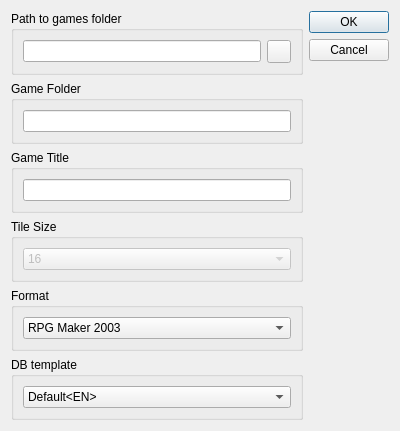
<?xml version="1.0" encoding="UTF-8"?>
<ui version="4.0">
 <class>NewProjectDialog</class>
 <widget class="QDialog" name="NewProjectDialog">
  <property name="geometry">
   <rect>
    <x>0</x>
    <y>0</y>
    <width>400</width>
    <height>320</height>
   </rect>
  </property>
  <property name="minimumSize">
   <size>
    <width>400</width>
    <height>320</height>
   </size>
  </property>
  <property name="maximumSize">
   <size>
    <width>400</width>
    <height>320</height>
   </size>
  </property>
  <property name="windowTitle">
   <string>Create new Project</string>
  </property>
  <layout class="QHBoxLayout" name="horizontalLayout_4">
   <property name="sizeConstraint">
    <enum>QLayout::SetMinAndMaxSize</enum>
   </property>
   <item>
    <layout class="QVBoxLayout" name="verticalLayout">
     <item>
      <widget class="QGroupBox" name="groupBox">
       <property name="title">
        <string>Path to games folder</string>
       </property>
       <layout class="QHBoxLayout" name="horizontalLayout">
        <item>
         <widget class="QLineEdit" name="lineProjectPath">
          <property name="readOnly">
           <bool>true</bool>
          </property>
         </widget>
        </item>
        <item>
         <widget class="QToolButton" name="toolProjectPath">
          <property name="text">
           <string/>
          </property>
          <property name="icon">
           <iconset resource="Resources.qrc">
            <normaloff>:/icons/share/old_folder.png</normaloff>:/icons/share/old_folder.png</iconset>
          </property>
         </widget>
        </item>
       </layout>
      </widget>
     </item>
     <item>
      <widget class="QGroupBox" name="groupBox_5">
       <property name="title">
        <string>Game Folder</string>
       </property>
       <layout class="QHBoxLayout" name="horizontalLayout_6">
        <item>
         <widget class="QLineEdit" name="lineGameFolder"/>
        </item>
       </layout>
      </widget>
     </item>
     <item>
      <widget class="QGroupBox" name="groupBox_2">
       <property name="title">
        <string>Game Title</string>
       </property>
       <layout class="QHBoxLayout" name="horizontalLayout_2">
        <item>
         <widget class="QLineEdit" name="lineGameTitle"/>
        </item>
       </layout>
      </widget>
     </item>
     <item>
      <widget class="QGroupBox" name="groupBox_3">
       <property name="title">
        <string>Tile Size</string>
       </property>
       <layout class="QHBoxLayout" name="horizontalLayout_3">
        <item>
         <widget class="QComboBox" name="comboTileSize">
          <property name="enabled">
           <bool>false</bool>
          </property>
          <item>
           <property name="text">
            <string>16</string>
           </property>
          </item>
          <item>
           <property name="text">
            <string>32</string>
           </property>
          </item>
          <item>
           <property name="text">
            <string>64</string>
           </property>
          </item>
         </widget>
        </item>
       </layout>
      </widget>
     </item>
     <item>
      <widget class="QGroupBox" name="groupFormat">
       <property name="title">
        <string>Format</string>
       </property>
       <layout class="QHBoxLayout" name="horizontalLayoutFormat">
        <item>
         <widget class="QComboBox" name="comboFormat">
          <item>
           <property name="text">
            <string>RPG Maker 2003</string>
           </property>
          </item>
          <item>
           <property name="text">
            <string>RPG Maker 2000</string>
           </property>
          </item>
          <item>
           <property name="text">
            <string>EasyRPG (XML)</string>
           </property>
          </item>
         </widget>
        </item>
       </layout>
      </widget>
     </item>
     <item>
      <widget class="QGroupBox" name="groupBox_4">
       <property name="title">
        <string>DB template</string>
       </property>
       <layout class="QHBoxLayout" name="horizontalLayout_5">
        <item>
         <widget class="QComboBox" name="comboDbTemplate">
          <item>
           <property name="text">
            <string>Default&lt;EN&gt;</string>
           </property>
          </item>
         </widget>
        </item>
       </layout>
      </widget>
     </item>
    </layout>
   </item>
   <item>
    <widget class="QDialogButtonBox" name="buttonBox">
     <property name="orientation">
      <enum>Qt::Vertical</enum>
     </property>
     <property name="standardButtons">
      <set>QDialogButtonBox::Cancel|QDialogButtonBox::Ok</set>
     </property>
    </widget>
   </item>
  </layout>
 </widget>
 <resources>
  <include location="Resources.qrc"/>
 </resources>
 <connections>
  <connection>
   <sender>buttonBox</sender>
   <signal>accepted()</signal>
   <receiver>NewProjectDialog</receiver>
   <slot>accept()</slot>
   <hints>
    <hint type="sourcelabel">
     <x>248</x>
     <y>254</y>
    </hint>
    <hint type="destinationlabel">
     <x>157</x>
     <y>274</y>
    </hint>
   </hints>
  </connection>
  <connection>
   <sender>buttonBox</sender>
   <signal>rejected()</signal>
   <receiver>NewProjectDialog</receiver>
   <slot>reject()</slot>
   <hints>
    <hint type="sourcelabel">
     <x>316</x>
     <y>260</y>
    </hint>
    <hint type="destinationlabel">
     <x>286</x>
     <y>274</y>
    </hint>
   </hints>
  </connection>
 </connections>
</ui>
